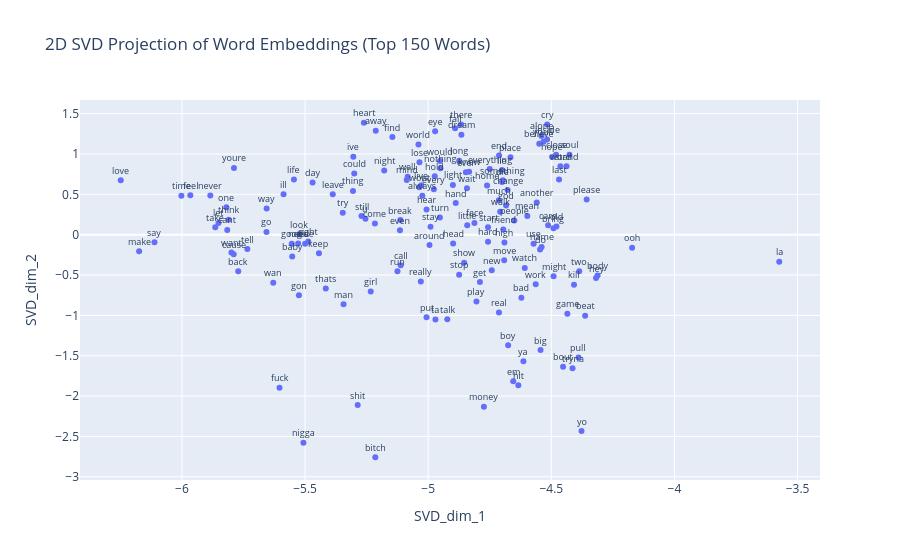

Notebook cell for this chart:
### Code cell
d2_embeddings_plotter(embeddings_svd_df, 150, dim_red="SVD")

### Figure 1 — Plotly figure (JSON) as saved in the notebook; plotly's stock layout.template omitted (floating-point values rounded to 4 significant figures; data arrays with more than 128 entries replaced by an {"elided": "..."} marker saying what was removed)
{"data": [{"hovertemplate": "SVD_dim_1=%{x}<br>SVD_dim_2=%{y}<extra></extra>", "legendgroup": "", "marker": {"color": "#636efa", "symbol": "circle"}, "mode": "markers", "name": "", "orientation": "v", "showlegend": false, "type": "scatter", "x": {"elided": "150 float values"}, "xaxis": "x", "y": {"elided": "150 float values"}, "yaxis": "y"}], "layout": {"annotations": [{"font": {"size": 9}, "showarrow": false, "text": "love", "x": -6.249, "y": 0.6758, "yshift": 10}, {"font": {"size": 9}, "showarrow": false, "text": "say", "x": -6.112, "y": -0.0931, "yshift": 10}, {"font": {"size": 9}, "showarrow": false, "text": "make", "x": -6.174, "y": -0.2046, "yshift": 10}, {"font": {"size": 9}, "showarrow": false, "text": "time", "x": -6.002, "y": 0.4836, "yshift": 10}, {"font": {"size": 9}, "showarrow": false, "text": "feel", "x": -5.966, "y": 0.4884, "yshift": 10}, {"font": {"size": 9}, "showarrow": false, "text": "one", "x": -5.82, "y": 0.3393, "yshift": 10}, {"font": {"size": 9}, "showarrow": false, "text": "want", "x": -5.799, "y": -0.2213, "yshift": 10}, {"font": {"size": 9}, "showarrow": false, "text": "take", "x": -5.865, "y": 0.09306, "yshift": 10}, {"font": {"size": 9}, "showarrow": false, "text": "never", "x": -5.885, "y": 0.4844, "yshift": 10}, {"font": {"size": 9}, "showarrow": false, "text": "cant", "x": -5.816, "y": 0.05837, "yshift": 10}, {"font": {"size": 9}, "showarrow": false, "text": "let", "x": -5.852, "y": 0.1452, "yshift": 10}, {"font": {"size": 9}, "showarrow": false, "text": "think", "x": -5.811, "y": 0.1846, "yshift": 10}, {"font": {"size": 9}, "showarrow": false, "text": "youre", "x": -5.789, "y": 0.827, "yshift": 10}, {"font": {"size": 9}, "showarrow": false, "text": "nigga", "x": -5.507, "y": -2.58, "yshift": 10}, {"font": {"size": 9}, "showarrow": false, "text": "back", "x": -5.772, "y": -0.4522, "yshift": 10}, {"font": {"size": 9}, "showarrow": false, "text": "fuck", "x": -5.604, "y": -1.898, "yshift": 10}, {"font": {"size": 9}, "showarrow": false, "text": "cause", "x": -5.79, "y": -0.2418, "yshift": 10}, {"font": {"size": 9}, "showarrow": false, "text": "tell", "x": -5.734, "y": -0.1792, "yshift": 10}, {"font": {"size": 9}, "showarrow": false, "text": "way", "x": -5.656, "y": 0.3235, "yshift": 10}, {"font": {"size": 9}, "showarrow": false, "text": "wan", "x": -5.629, "y": -0.5959, "yshift": 10}, {"font": {"size": 9}, "showarrow": false, "text": "need", "x": -5.528, "y": -0.1109, "yshift": 10}, {"font": {"size": 9}, "showarrow": false, "text": "life", "x": -5.545, "y": 0.684, "yshift": 10}, {"font": {"size": 9}, "showarrow": false, "text": "good", "x": -5.554, "y": -0.1121, "yshift": 10}, {"font": {"size": 9}, "showarrow": false, "text": "go", "x": -5.657, "y": 0.03364, "yshift": 10}, {"font": {"size": 9}, "showarrow": false, "text": "ill", "x": -5.587, "y": 0.4996, "yshift": 10}, {"font": {"size": 9}, "showarrow": false, "text": "baby", "x": -5.552, "y": -0.2706, "yshift": 10}, {"font": {"size": 9}, "showarrow": false, "text": "give", "x": -5.5, "y": -0.1133, "yshift": 10}, {"font": {"size": 9}, "showarrow": false, "text": "bitch", "x": -5.215, "y": -2.758, "yshift": 10}, {"font": {"size": 9}, "showarrow": false, "text": "gon", "x": -5.525, "y": -0.7494, "yshift": 10}, {"font": {"size": 9}, "showarrow": false, "text": "look", "x": -5.524, "y": 0.005262, "yshift": 10}, {"font": {"size": 9}, "showarrow": false, "text": "day", "x": -5.47, "y": 0.6455, "yshift": 10}, {"font": {"size": 9}, "showarrow": false, "text": "shit", "x": -5.286, "y": -2.112, "yshift": 10}, {"font": {"size": 9}, "showarrow": false, "text": "keep", "x": -5.444, "y": -0.2299, "yshift": 10}, {"font": {"size": 9}, "showarrow": false, "text": "thats", "x": -5.416, "y": -0.6674, "yshift": 10}, {"font": {"size": 9}, "showarrow": false, "text": "man", "x": -5.344, "y": -0.8623, "yshift": 10}, {"font": {"size": 9}, "showarrow": false, "text": "right", "x": -5.487, "y": -0.08342, "yshift": 10}, {"font": {"size": 9}, "showarrow": false, "text": "leave", "x": -5.388, "y": 0.4995, "yshift": 10}, {"font": {"size": 9}, "showarrow": false, "text": "ive", "x": -5.304, "y": 0.9644, "yshift": 10}, {"font": {"size": 9}, "showarrow": false, "text": "girl", "x": -5.233, "y": -0.7037, "yshift": 10}, {"font": {"size": 9}, "showarrow": false, "text": "u", "x": -5.255, "y": 0.1979, "yshift": 10}, {"font": {"size": 9}, "showarrow": false, "text": "try", "x": -5.347, "y": 0.2718, "yshift": 10}, {"font": {"size": 9}, "showarrow": false, "text": "could", "x": -5.3, "y": 0.757, "yshift": 10}, {"font": {"size": 9}, "showarrow": false, "text": "still", "x": -5.271, "y": 0.2307, "yshift": 10}, {"font": {"size": 9}, "showarrow": false, "text": "away", "x": -5.213, "y": 1.287, "yshift": 10}, {"font": {"size": 9}, "showarrow": false, "text": "thing", "x": -5.305, "y": 0.5411, "yshift": 10}, {"font": {"size": 9}, "showarrow": false, "text": "night", "x": -5.179, "y": 0.7936, "yshift": 10}, {"font": {"size": 9}, "showarrow": false, "text": "heart", "x": -5.261, "y": 1.387, "yshift": 10}, {"font": {"size": 9}, "showarrow": false, "text": "call", "x": -5.112, "y": -0.3798, "yshift": 10}, {"font": {"size": 9}, "showarrow": false, "text": "find", "x": -5.145, "y": 1.209, "yshift": 10}, {"font": {"size": 9}, "showarrow": false, "text": "come", "x": -5.216, "y": 0.138, "yshift": 10}, {"font": {"size": 9}, "showarrow": false, "text": "run", "x": -5.125, "y": -0.4527, "yshift": 10}, {"font": {"size": 9}, "showarrow": false, "text": "well", "x": -5.083, "y": 0.7173, "yshift": 10}, {"font": {"size": 9}, "showarrow": false, "text": "mind", "x": -5.087, "y": 0.6775, "yshift": 10}, {"font": {"size": 9}, "showarrow": false, "text": "live", "x": -5.028, "y": 0.6134, "yshift": 10}, {"font": {"size": 9}, "showarrow": false, "text": "eye", "x": -4.972, "y": 1.281, "yshift": 10}, {"font": {"size": 9}, "showarrow": false, "text": "break", "x": -5.113, "y": 0.1803, "yshift": 10}, {"font": {"size": 9}, "showarrow": false, "text": "world", "x": -5.04, "y": 1.118, "yshift": 10}, {"font": {"size": 9}, "showarrow": false, "text": "wont", "x": -5.036, "y": 0.586, "yshift": 10}, {"font": {"size": 9}, "showarrow": false, "text": "every", "x": -4.977, "y": 0.5627, "yshift": 10}, {"font": {"size": 9}, "showarrow": false, "text": "lose", "x": -5.036, "y": 0.8982, "yshift": 10}, {"font": {"size": 9}, "showarrow": false, "text": "always", "x": -5.024, "y": 0.4822, "yshift": 10}, {"font": {"size": 9}, "showarrow": false, "text": "even", "x": -5.115, "y": 0.05465, "yshift": 10}, {"font": {"size": 9}, "showarrow": false, "text": "put", "x": -5.007, "y": -1.024, "yshift": 10}, {"font": {"size": 9}, "showarrow": false, "text": "light", "x": -4.9, "y": 0.6159, "yshift": 10}, {"font": {"size": 9}, "showarrow": false, "text": "really", "x": -5.03, "y": -0.5817, "yshift": 10}, {"font": {"size": 9}, "showarrow": false, "text": "ta", "x": -4.971, "y": -1.053, "yshift": 10}, {"font": {"size": 9}, "showarrow": false, "text": "around", "x": -4.995, "y": -0.1289, "yshift": 10}, {"font": {"size": 9}, "showarrow": false, "text": "hold", "x": -4.974, "y": 0.724, "yshift": 10}, {"font": {"size": 9}, "showarrow": false, "text": "hear", "x": -5.007, "y": 0.3127, "yshift": 10}, {"font": {"size": 9}, "showarrow": false, "text": "stay", "x": -4.991, "y": 0.09886, "yshift": 10}, {"font": {"size": 9}, "showarrow": false, "text": "would", "x": -4.952, "y": 0.9126, "yshift": 10}, {"font": {"size": 9}, "showarrow": false, "text": "there", "x": -4.867, "y": 1.366, "yshift": 10}, {"font": {"size": 9}, "showarrow": false, "text": "fall", "x": -4.891, "y": 1.318, "yshift": 10}, {"font": {"size": 9}, "showarrow": false, "text": "talk", "x": -4.922, "y": -1.049, "yshift": 10}, {"font": {"size": 9}, "showarrow": false, "text": "turn", "x": -4.953, "y": 0.2123, "yshift": 10}, {"font": {"size": 9}, "showarrow": false, "text": "money", "x": -4.774, "y": -2.134, "yshift": 10}, {"font": {"size": 9}, "showarrow": false, "text": "head", "x": -4.899, "y": -0.1096, "yshift": 10}, {"font": {"size": 9}, "showarrow": false, "text": "long", "x": -4.874, "y": 0.9161, "yshift": 10}, {"font": {"size": 9}, "showarrow": false, "text": "nothing", "x": -4.95, "y": 0.8215, "yshift": 10}, {"font": {"size": 9}, "showarrow": false, "text": "dream", "x": -4.865, "y": 1.239, "yshift": 10}, {"font": {"size": 9}, "showarrow": false, "text": "play", "x": -4.804, "y": -0.828, "yshift": 10}, {"font": {"size": 9}, "showarrow": false, "text": "hand", "x": -4.888, "y": 0.3911, "yshift": 10}, {"font": {"size": 9}, "showarrow": false, "text": "ever", "x": -4.847, "y": 0.7741, "yshift": 10}, {"font": {"size": 9}, "showarrow": false, "text": "stop", "x": -4.874, "y": -0.4977, "yshift": 10}, {"font": {"size": 9}, "showarrow": false, "text": "em", "x": -4.655, "y": -1.818, "yshift": 10}, {"font": {"size": 9}, "showarrow": false, "text": "little", "x": -4.842, "y": 0.117, "yshift": 10}, {"font": {"size": 9}, "showarrow": false, "text": "wait", "x": -4.843, "y": 0.575, "yshift": 10}, {"font": {"size": 9}, "showarrow": false, "text": "new", "x": -4.742, "y": -0.44, "yshift": 10}, {"font": {"size": 9}, "showarrow": false, "text": "show", "x": -4.854, "y": -0.3476, "yshift": 10}, {"font": {"size": 9}, "showarrow": false, "text": "face", "x": -4.812, "y": 0.145, "yshift": 10}, {"font": {"size": 9}, "showarrow": false, "text": "boy", "x": -4.675, "y": -1.37, "yshift": 10}, {"font": {"size": 9}, "showarrow": false, "text": "god", "x": -4.684, "y": 0.3619, "yshift": 10}, {"font": {"size": 9}, "showarrow": false, "text": "die", "x": -4.7, "y": 0.6538, "yshift": 10}, {"font": {"size": 9}, "showarrow": false, "text": "ya", "x": -4.613, "y": -1.567, "yshift": 10}, {"font": {"size": 9}, "showarrow": false, "text": "hit", "x": -4.634, "y": -1.866, "yshift": 10}, {"font": {"size": 9}, "showarrow": false, "text": "home", "x": -4.761, "y": 0.609, "yshift": 10}, {"font": {"size": 9}, "showarrow": false, "text": "hard", "x": -4.757, "y": -0.08897, "yshift": 10}, {"font": {"size": 9}, "showarrow": false, "text": "real", "x": -4.713, "y": -0.9649, "yshift": 10}, {"font": {"size": 9}, "showarrow": false, "text": "end", "x": -4.712, "y": 0.9802, "yshift": 10}, {"font": {"size": 9}, "showarrow": false, "text": "know", "x": -4.834, "y": 0.7788, "yshift": 10}, {"font": {"size": 9}, "showarrow": false, "text": "bad", "x": -4.622, "y": -0.7813, "yshift": 10}, {"font": {"size": 9}, "showarrow": false, "text": "high", "x": -4.69, "y": -0.09696, "yshift": 10}, {"font": {"size": 9}, "showarrow": false, "text": "get", "x": -4.79, "y": -0.5869, "yshift": 10}, {"font": {"size": 9}, "showarrow": false, "text": "start", "x": -4.757, "y": 0.09037, "yshift": 10}, {"font": {"size": 9}, "showarrow": false, "text": "lie", "x": -4.7, "y": 0.801, "yshift": 10}, {"font": {"size": 9}, "showarrow": false, "text": "walk", "x": -4.708, "y": 0.283, "yshift": 10}, {"font": {"size": 9}, "showarrow": false, "text": "everything", "x": -4.75, "y": 0.8125, "yshift": 10}, {"font": {"size": 9}, "showarrow": false, "text": "move", "x": -4.691, "y": -0.3163, "yshift": 10}, {"font": {"size": 9}, "showarrow": false, "text": "change", "x": -4.678, "y": 0.5528, "yshift": 10}, {"font": {"size": 9}, "showarrow": false, "text": "people", "x": -4.65, "y": 0.1768, "yshift": 10}, {"font": {"size": 9}, "showarrow": false, "text": "much", "x": -4.713, "y": 0.4268, "yshift": 10}, {"font": {"size": 9}, "showarrow": false, "text": "something", "x": -4.697, "y": 0.6729, "yshift": 10}, {"font": {"size": 9}, "showarrow": false, "text": "friend", "x": -4.695, "y": 0.0625, "yshift": 10}, {"font": {"size": 9}, "showarrow": false, "text": "mean", "x": -4.597, "y": 0.232, "yshift": 10}, {"font": {"size": 9}, "showarrow": false, "text": "watch", "x": -4.608, "y": -0.4124, "yshift": 10}, {"font": {"size": 9}, "showarrow": false, "text": "alone", "x": -4.54, "y": 1.223, "yshift": 10}, {"font": {"size": 9}, "showarrow": false, "text": "big", "x": -4.544, "y": -1.43, "yshift": 10}, {"font": {"size": 9}, "showarrow": false, "text": "place", "x": -4.666, "y": 0.9587, "yshift": 10}, {"font": {"size": 9}, "showarrow": false, "text": "name", "x": -4.539, "y": -0.1526, "yshift": 10}, {"font": {"size": 9}, "showarrow": false, "text": "another", "x": -4.559, "y": 0.3981, "yshift": 10}, {"font": {"size": 9}, "showarrow": false, "text": "inside", "x": -4.517, "y": 1.178, "yshift": 10}, {"font": {"size": 9}, "showarrow": false, "text": "use", "x": -4.572, "y": -0.1119, "yshift": 10}, {"font": {"size": 9}, "showarrow": false, "text": "believe", "x": -4.549, "y": 1.126, "yshift": 10}, {"font": {"size": 9}, "showarrow": false, "text": "work", "x": -4.563, "y": -0.6133, "yshift": 10}, {"font": {"size": 9}, "showarrow": false, "text": "yo", "x": -4.377, "y": -2.434, "yshift": 10}, {"font": {"size": 9}, "showarrow": false, "text": "youll", "x": -4.532, "y": 1.152, "yshift": 10}, {"font": {"size": 9}, "showarrow": false, "text": "word", "x": -4.463, "y": 0.8475, "yshift": 10}, {"font": {"size": 9}, "showarrow": false, "text": "last", "x": -4.469, "y": 0.6825, "yshift": 10}, {"font": {"size": 9}, "showarrow": false, "text": "ooh", "x": -4.172, "y": -0.1623, "yshift": 10}, {"font": {"size": 9}, "showarrow": false, "text": "bring", "x": -4.491, "y": 0.08075, "yshift": 10}, {"font": {"size": 9}, "showarrow": false, "text": "stand", "x": -4.438, "y": 0.8463, "yshift": 10}, {"font": {"size": 9}, "showarrow": false, "text": "bout", "x": -4.452, "y": -1.638, "yshift": 10}, {"font": {"size": 9}, "showarrow": false, "text": "do", "x": -4.546, "y": -0.1829, "yshift": 10}, {"font": {"size": 9}, "showarrow": false, "text": "soul", "x": -4.426, "y": 0.9912, "yshift": 10}, {"font": {"size": 9}, "showarrow": false, "text": "might", "x": -4.491, "y": -0.515, "yshift": 10}, {"font": {"size": 9}, "showarrow": false, "text": "tryna", "x": -4.414, "y": -1.655, "yshift": 10}, {"font": {"size": 9}, "showarrow": false, "text": "two", "x": -4.387, "y": -0.453, "yshift": 10}, {"font": {"size": 9}, "showarrow": false, "text": "old", "x": -4.479, "y": 0.1015, "yshift": 10}, {"font": {"size": 9}, "showarrow": false, "text": "hey", "x": -4.318, "y": -0.5373, "yshift": 10}, {"font": {"size": 9}, "showarrow": false, "text": "close", "x": -4.481, "y": 0.9903, "yshift": 10}, {"font": {"size": 9}, "showarrow": false, "text": "cry", "x": -4.517, "y": 1.364, "yshift": 10}, {"font": {"size": 9}, "showarrow": false, "text": "kill", "x": -4.408, "y": -0.6198, "yshift": 10}, {"font": {"size": 9}, "showarrow": false, "text": "care", "x": -4.513, "y": 0.1171, "yshift": 10}, {"font": {"size": 9}, "showarrow": false, "text": "pull", "x": -4.39, "y": -1.523, "yshift": 10}, {"font": {"size": 9}, "showarrow": false, "text": "please", "x": -4.356, "y": 0.4354, "yshift": 10}, {"font": {"size": 9}, "showarrow": false, "text": "game", "x": -4.435, "y": -0.9805, "yshift": 10}, {"font": {"size": 9}, "showarrow": false, "text": "hope", "x": -4.497, "y": 0.9628, "yshift": 10}, {"font": {"size": 9}, "showarrow": false, "text": "beat", "x": -4.363, "y": -1.005, "yshift": 10}, {"font": {"size": 9}, "showarrow": false, "text": "la", "x": -3.574, "y": -0.3352, "yshift": 10}, {"font": {"size": 9}, "showarrow": false, "text": "body", "x": -4.312, "y": -0.5051, "yshift": 10}], "legend": {"tracegroupgap": 0}, "title": {"text": "2D SVD Projection of Word Embeddings (Top 150 Words)"}, "xaxis": {"anchor": "y", "domain": [0, 1], "title": {"text": "SVD_dim_1"}}, "yaxis": {"anchor": "x", "domain": [0, 1], "title": {"text": "SVD_dim_2"}}}}
